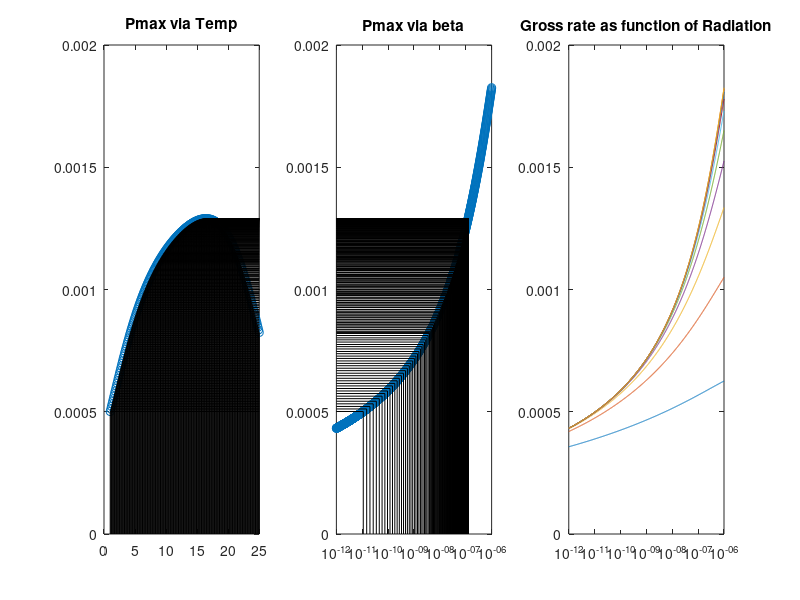

Reproduce this figure in MATLAB.
close all
Tr1     =        285.000   ;  %reference temperature 1 for respiration                (degK)
Tr2     =        290.000   ;   %reference temperature 2 for respiration                (degK)
P1      =        1.22e-3     ;   %Reference photosynthetic rate at T1                    (gC/m2/d)
P2      =        1.44e-3     ;   %Reference photosynthetic rate at T2                    (gC/m2/d)
Tp1     =        283.000   ;   %temp for reference photosynthetic rate 1               (degK)
Tp2     =        288.000   ;   %temp for reference photosynthetic rate 2               (degK)
Tap     =        1694.000  ;   %Arrhenius temperature for photosynthesis               (degK)
Taph    =        25924.000 ;   %Arrhenius temp for photosynthesis high end             (degK)
Tapl    =        27774.000 ;  %Arrhenius temp for photosynthesis low end              (degK)
Tar     =        11033.000 ;   %Arrhenius temp for respiration                         (degK)
fact = 0.5;
Isat = 44 * 4.57; % umol/m2s
I = Isat * fact;
% P1 = P1 / 2400.0

% extremely important parameter!
Tpl = 274.0;
Tph = 298.0;
% this is the alpha for gC/dm2 plant/hr
alpha0 = 3.75e-5;
% gC/(dm2 hr)

%beta = logspace(-12,-6,1000);
Temp = [Tpl:0.1:Tph];
beta = logspace(-12,-6,1000);

PmaxT = P1 .* exp((Tap/Tp1) - (Tap./Temp)) ./ (1 + exp((Tapl./Temp) - (Tapl/Tpl)) + exp((Taph/Tph) - (Taph./Temp)));

PmaxB = ((alpha0*Isat./log(1+(alpha0./beta))) .*(alpha0./(alpha0+beta)) .* (beta./(alpha0+beta)).^(beta./alpha0));

Ps = alpha0*Isat./log(1+(alpha0./beta)); 

figure(1)
subplot(1,3,1)
title('Pmax via Temp')
plot(Temp-273,PmaxT,'o-');hold on
ylim([0 0.002])
subplot(1,3,2)
title('Pmax via beta')
plot(beta,PmaxB,'o-') ; hold on
ylim([0 0.002])
set(gca, 'XScale', 'log')
subplot(1,3,3)
title('Gross rate')
for fact = 0.1:0.1:1
    I = Isat * fact;
    
    P = Ps .* (1-exp(-alpha0*I./Ps)).*exp(-beta.*I./Ps);
    
    plot(beta,P); hold on
    ylim([0 0.002])
    set(gca, 'XScale', 'log')
end

fid = fopen('d:\projects\IMPAQT\MALG\code\beta_condition.f','w');
for tt = 1:length(Temp)
    [~,ind] = min(abs(PmaxB-PmaxT(tt)));
    if tt == 1
        fprintf(fid,'                IF (Temp .lt. %.1f) THEN \n', Temp(tt))
        fprintf(fid,'                    beta = %.3e \n', beta(ind));
    elseif tt == length(Temp)
        fprintf(fid,'                ELSE IF (Temp .gt. %.1f) THEN \n', Temp(tt))
        fprintf(fid,'                    beta = %.3e \n', beta(ind));  
    else
        fprintf(fid,'                ELSE IF (Temp .ge. %.1f .AND. Temp .lt. %.1f) THEN \n', Temp(tt-1), Temp(tt))
        fprintf(fid,'                    beta = %.3e \n', beta(ind));       
    end
    subplot(1,3,2)
    plot([min(beta) beta(ind)],[PmaxB(ind) PmaxB(ind)],'k'); hold on
    plot([beta(ind) beta(ind)],[0 PmaxB(ind)],'k'); hold on
    subplot(1,3,1)
    if PmaxT(tt) >= min(PmaxB)
        plot([Temp(tt)-273 max(Temp)-273],[PmaxT(tt) PmaxT(tt)],'k');hold on
        plot([Temp(tt)-273 Temp(tt)-273], [0 PmaxT(tt)],'k'); hold on
    end
    
end
fprintf(fid,'                ENDIF\n')
fclose(fid)

subplot(1,3,1)
title('Pmax via Temp')

subplot(1,3,2)
title('Pmax via beta')

subplot(1,3,3)
title('Gross rate as function of Radiation')
            
    
    
    